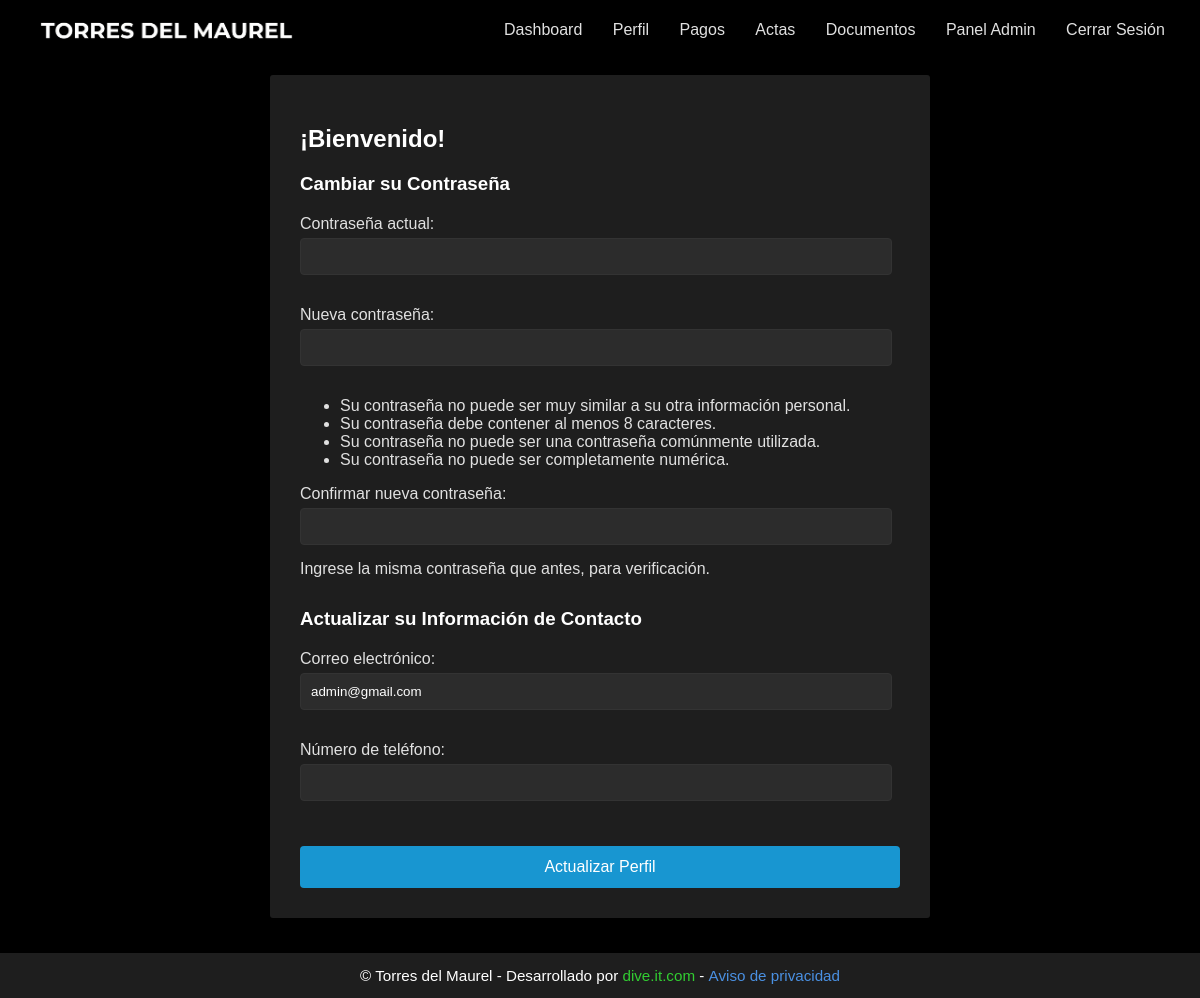
The app's page /profile/ (signed in), older data.
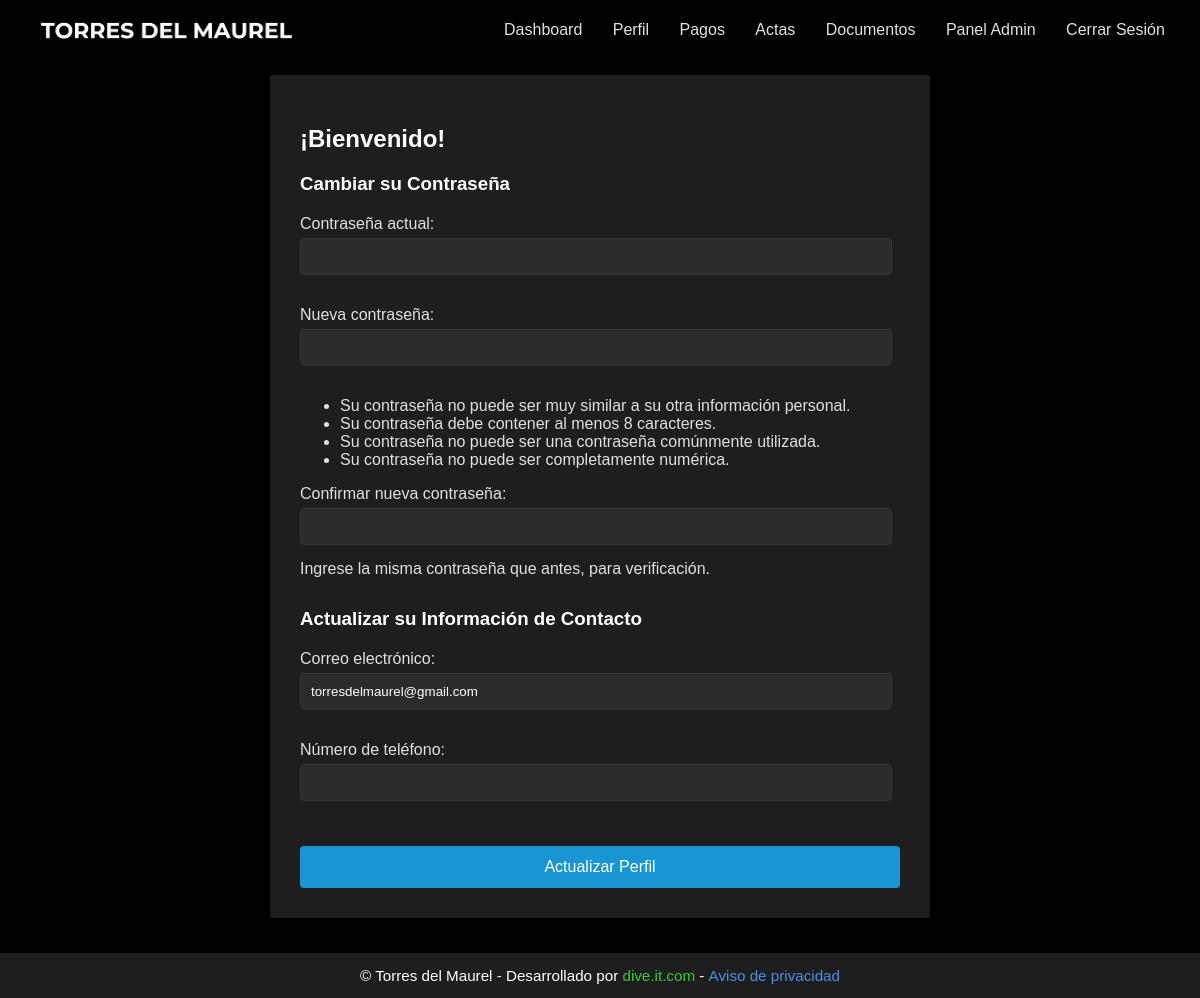
The same page, newer data.
### website/models.py (models this page shows, shortened)
class CustomUser(AbstractUser):
    apartment_number = models.CharField(max_length=7, unique=True, null=True, blank=True)
    email = models.EmailField(unique=True)
    phone_number = models.CharField(max_length=15, blank=True, null=True)
    is_first_login = models.BooleanField(default=True)
    is_debtor = models.BooleanField(default=False)
    groups = models.ManyToManyField(
        Group,
        verbose_name='groups',
        blank=True,
        help_text='The groups this user belongs to.',
        related_name='customuser_set',
        related_query_name='customuser',
    )
    user_permissions = models.ManyToManyField(
        Permission,
        verbose_name='user permissions',
        blank=True,
        help_text='Specific permissions for this user.',
        related_name='customuser_set',
        related_query_name='customuser',
    )

### website/views.py (the view)
# urls.py: path('profile/', views.profile, name='profile'),
@login_required
def profile(request):
    if request.method == 'POST':
        password_form = SpanishPasswordChangeForm(request.user, request.POST)
        profile_form = UserProfileForm(request.POST, instance=request.user)
        if password_form.is_valid() and profile_form.is_valid():
            user = password_form.save()
            profile_form.save()
            update_session_auth_hash(request, user)
            messages.success(request, '¡Su perfil ha sido actualizado exitosamente!')
            return redirect('dashboard')
    else:
        password_form = SpanishPasswordChangeForm(request.user)
        profile_form = UserProfileForm(instance=request.user)
    return render(request, 'profile.html', {
        'password_form': password_form,
        'profile_form': profile_form
    })

### website/forms.py
class SpanishPasswordChangeForm(PasswordChangeForm):
    old_password = forms.CharField(
        label="Contraseña actual",
        widget=forms.PasswordInput(attrs={'autocomplete': 'current-password', 'autofocus': True}),
    )
    new_password1 = forms.CharField(
        label="Nueva contraseña",
        widget=forms.PasswordInput(attrs={'autocomplete': 'new-password'}),
        help_text="<ul><li>Su contraseña no puede ser muy similar a su otra información personal.</li><li>Su contraseña debe contener al menos 8 caracteres.</li><li>Su contraseña no puede ser una contraseña comúnmente utilizada.</li><li>Su contraseña no puede ser completamente numérica.</li></ul>",
    )
    new_password2 = forms.CharField(
        label="Confirmar nueva contraseña",
        widget=forms.PasswordInput(attrs={'autocomplete': 'new-password'}),
        help_text="Ingrese la misma contraseña que antes, para verificación.",
    )

### website/templates/profile.html (shortened to what this page needs)
{% extends "base.html" %}
{% load static %}
{% block extra_css %}
<link rel="stylesheet" href="{% static 'css/profile.css' %}">
{% endblock %}
{% block content %}
<div class="profile-container">
    <h2>¡Bienvenido!</h2>
    <form method="post" id="profile-form">
        <div class="form-section">
            <h3>Cambiar su Contraseña</h3>
            {{ password_form.as_p }}
        </div>
        <div class="form-section">
            <h3>Actualizar su Información de Contacto</h3>
            {{ profile_form.as_p }}
        </div>
        <button type="submit" class="update-button">Actualizar Perfil</button>
    </form>
</div>
{% endblock %}

Row changes from the older to the newer data that the page shows:
changed CustomUser: email "admin@gmail.com" → "torresdelmaurel@gmail.com"
